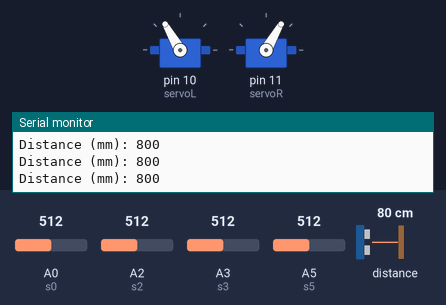
The sketch below on a simulated Arduino Uno, built with avr-gcc and run on an emulated ATmega328P. Parts: 2 × servo, the last lines printed to the serial monitor. The inputs (shaded band) are chosen by the test bench; at power-on: distance to the obstacle 80 cm, A2 (s2) = 512, A3 (s3) = 512, A0 (s0) = 512, A5 (s5) = 512.

Above: at 1.2 s.
1.3 s: distance to the obstacle set to 10 cm
2.8 s: distance to the obstacle set to 7 cm
At 3.4 s:
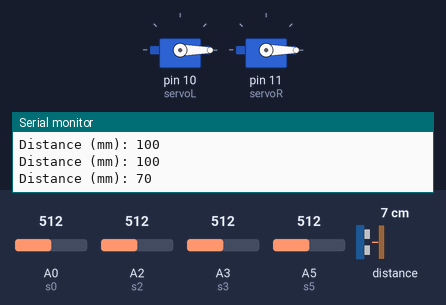
5.8 s: distance to the obstacle set to 9 cm
7.6 s: A2 (s2) set to 490
At 8.8 s:
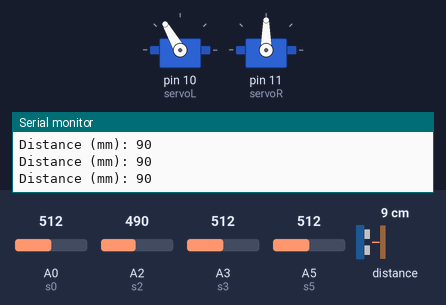
9.1 s: A3 (s3) set to 485
At 9.9 s:
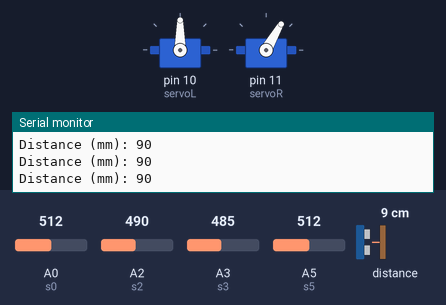
10.6 s: A3 (s3) set to 510
At 12.0 s:
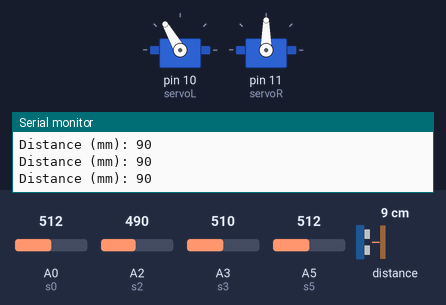
Timing chart, 0 to 13.1 s (numbered marks = the images above; inputs shaded):
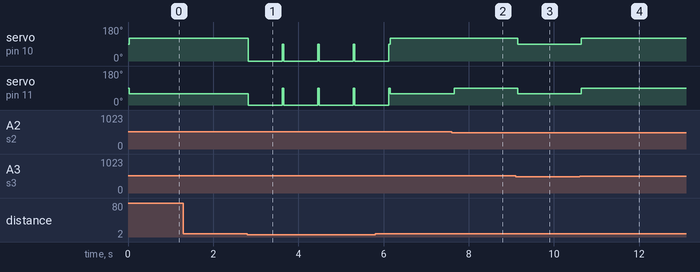

The sketch:

wall_detection.ino
```cpp
#include <Servo.h>
#include "Adafruit_VL53L0X.h"

Adafruit_VL53L0X lox = Adafruit_VL53L0X();


Servo servoL;
Servo servoR;

int s2 = A2;
int s3 = A3;
int s0 = A0;
int s5 = A5;
int val0;
int val2;
int val3;
int val5;
int thres = 90;

void setup(){
  Serial.begin(115200);
  servoL.attach(10);
  servoR.attach(11);
  servoL.write(90);
  servoR.write(90);

  // wait until serial port opens for native USB devices
  while (! Serial) {
    delay(1);
  }

  Serial.println("Adafruit VL53L0X test");
  if (!lox.begin()) {
    Serial.println(F("Failed to boot VL53L0X"));
    while(1);
  }
  // power
  Serial.println(F("VL53L0X API Simple Ranging example\n\n"));
}

void loop(){

  val0 = analogRead(s0);
  val5 = analogRead(s5);
  val2 = analogRead(s2);
  val3 = analogRead(s3);

 /*
  Serial.println(val0);
  Serial.println(val2);
  Serial.println(val3);
  Serial.println(val5);
  Serial.println("\n");
  delay(500);
*/
  if(openwall()==1) {
    turnleft();
  }

  else {
    goStraight();
  }


}

bool openwall() {
  VL53L0X_RangingMeasurementData_t measure;
  lox.rangingTest(&measure, false); // pass in 'true' to get debug data printout!
  Serial.print("Distance (mm): "); Serial.println(measure.RangeMilliMeter);
  if(measure.RangeStatus != 4 && measure.RangeMilliMeter < thres && measure.RangeMilliMeter != 0)
    return 1;
  else
    return 0;
}
void goStraight() {
  if ((val2>500)&&(val3>500)){
    servoL.write(120);
    servoR.write(60);
  }
  else if((val3<500)){
    servoL.write(90);
    servoR.write(60);
  }
  else if((val2<500)){
    servoL.write(120);
    servoR.write(90);
  }
  else{
    servoL.write(90);
    servoR.write(90);
  }
}

void turnleft() {
  //servoL.write(120);
  //servoR.write(60);

  //delay(100);
  stay();
  servoL.write(0);
  servoR.write(0);

  delay(800);

  servoL.write(90);
  servoR.write(90);
}

void stay() {
  servoL.write(90);
  servoR.write(90);
}
```

Measured:
- the behaviour switches between 9 and 8 cm on distance to the obstacle (found by bisection; images 0 and 1)
- the behaviour switches between 500 and 499 on A3 (s3) (found by bisection; images 2 and 3)
- after the input at 2.8 s, servo on pin 10 (servoL): 120° → 0° at once; servo on pin 11 (servoR): 60° → 0° at once
- after the input at 7.6 s, servo on pin 11 (servoR): 60° → 90° after 0.06 s
- after the input at 9.1 s, servo on pin 10 (servoL): 120° → 90° after 0.05 s; servo on pin 11 (servoR): 90° → 60° after 0.05 s
- after the input at 10.6 s, servo on pin 10 (servoL): 90° → 120° at once; servo on pin 11 (servoR): 60° → 90° at once
